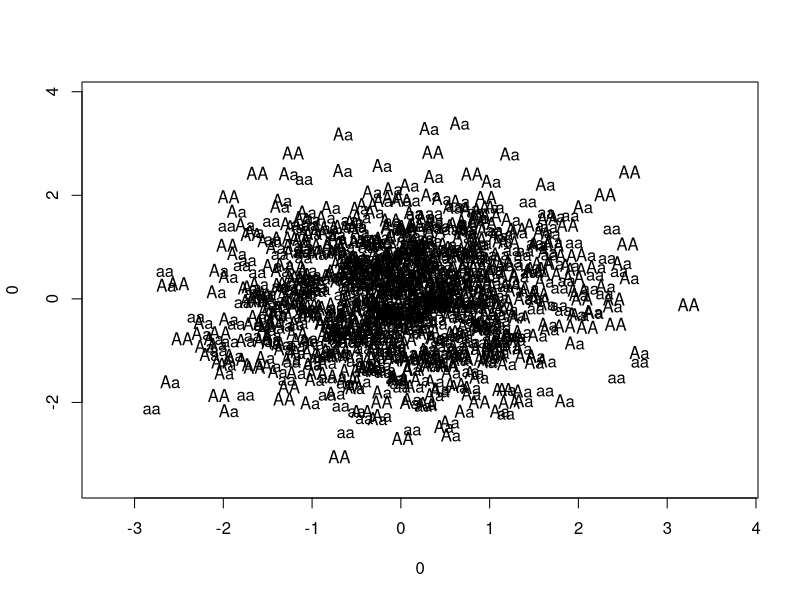

Here is the R script that generated this plot:




ExGeneType=c('A','a')
ExGeneFreq=c(0.5,0.5) #p and q

N=1000

set.seed(123)
H1G1= ExGeneType[rbinom(N, 1, ExGeneFreq[1])+1]
H2G1= ExGeneType[rbinom(N, 1, ExGeneFreq[2])+1]
SEX=sample(c(rep('M', N/2),rep('F',N/2)))

TMP=table(c(H1G1,H2G1))
print(TMP)
GeneType=names(TMP)
GeneFreq=TMP/(2*N)

TAG=rep('',N)
i=1
while(i<=N){
    TAG[i]=paste0(sort(c(H1G1[i],H2G1[i]),decreasing=TRUE),collapse='')
    i=i+1}

set.seed(123)
X=rnorm(N)
Y=rnorm(N)
XLIM=c(min(X)-0.5,max(X)+0.5)
YLIM=c(min(Y)-0.5,max(Y)+0.5)

plot(0,0,xlim=XLIM,ylim=YLIM,col='white')
text(TAG, x=X,y=Y)

print(table(TAG))
print(table(TAG)/N)


Cross_func <-function(H1G1, H2G1, SEX){
    N=length(H1G1)
    TMP=table(c(H1G1,H2G1))
    GeneType=names(TMP)
    GeneFreq=TMP/(2*N)
    M.index=which(SEX=='M')
    F.index=which(SEX=='F')
    M.index=sample(M.index)
    F.index=sample(F.index)
    i=1
    while(i<=length(M.index)){
        this_M=M.index[i]
        this_F=F.index[i]
        this_M_H1G1= H1G1[this_M]
        this_M_H
        i=i+1}
    
    OUT=list()
    

    }


